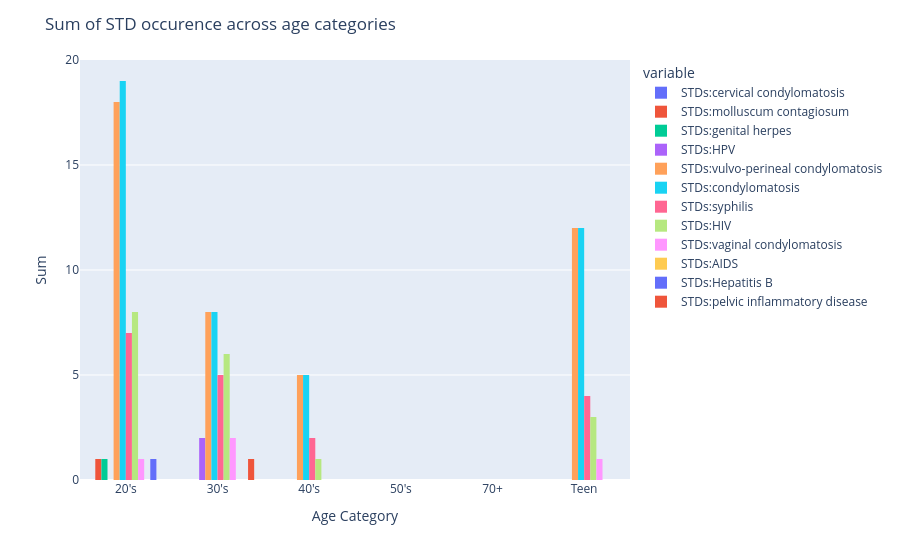

Write notebook code for a chart like this one.
### Code cell
fig = px.histogram(std_agg, x="age_cat", y=list(std_cols), barmode="group", histfunc="sum")
fig.update_layout(title="Sum of STD occurence across age categories")
fig.update_xaxes(title="Age Category")
fig.update_yaxes(title="Sum")
fig.show()

### Figure 1 — Plotly figure (JSON) as saved in the notebook; plotly's stock layout.template omitted (floating-point values rounded to 4 significant figures)
{"data": [{"alignmentgroup": "True", "bingroup": "x", "histfunc": "sum", "hovertemplate": "variable=STDs:cervical condylomatosis<br>age_cat=%{x}<br>sum of value=%{y}<extra></extra>", "legendgroup": "STDs:cervical condylomatosis", "marker": {"color": "#636efa", "pattern": {"shape": ""}}, "name": "STDs:cervical condylomatosis", "offsetgroup": "STDs:cervical condylomatosis", "orientation": "v", "showlegend": true, "type": "histogram", "x": ["20's", "30's", "40's", "50's", "70+", "Teen"], "xaxis": "x", "y": [0.0, 0.0, 0.0, 0.0, 0.0, 0.0], "yaxis": "y"}, {"alignmentgroup": "True", "bingroup": "x", "histfunc": "sum", "hovertemplate": "variable=STDs:molluscum contagiosum<br>age_cat=%{x}<br>sum of value=%{y}<extra></extra>", "legendgroup": "STDs:molluscum contagiosum", "marker": {"color": "#EF553B", "pattern": {"shape": ""}}, "name": "STDs:molluscum contagiosum", "offsetgroup": "STDs:molluscum contagiosum", "orientation": "v", "showlegend": true, "type": "histogram", "x": ["20's", "30's", "40's", "50's", "70+", "Teen"], "xaxis": "x", "y": [1.0, 0.0, 0.0, 0.0, 0.0, 0.0], "yaxis": "y"}, {"alignmentgroup": "True", "bingroup": "x", "histfunc": "sum", "hovertemplate": "variable=STDs:genital herpes<br>age_cat=%{x}<br>sum of value=%{y}<extra></extra>", "legendgroup": "STDs:genital herpes", "marker": {"color": "#00cc96", "pattern": {"shape": ""}}, "name": "STDs:genital herpes", "offsetgroup": "STDs:genital herpes", "orientation": "v", "showlegend": true, "type": "histogram", "x": ["20's", "30's", "40's", "50's", "70+", "Teen"], "xaxis": "x", "y": [1.0, 0.0, 0.0, 0.0, 0.0, 0.0], "yaxis": "y"}, {"alignmentgroup": "True", "bingroup": "x", "histfunc": "sum", "hovertemplate": "variable=STDs:HPV<br>age_cat=%{x}<br>sum of value=%{y}<extra></extra>", "legendgroup": "STDs:HPV", "marker": {"color": "#ab63fa", "pattern": {"shape": ""}}, "name": "STDs:HPV", "offsetgroup": "STDs:HPV", "orientation": "v", "showlegend": true, "type": "histogram", "x": ["20's", "30's", "40's", "50's", "70+", "Teen"], "xaxis": "x", "y": [0.0, 2.0, 0.0, 0.0, 0.0, 0.0], "yaxis": "y"}, {"alignmentgroup": "True", "bingroup": "x", "histfunc": "sum", "hovertemplate": "variable=STDs:vulvo-perineal condylomatosis<br>age_cat=%{x}<br>sum of value=%{y}<extra></extra>", "legendgroup": "STDs:vulvo-perineal condylomatosis", "marker": {"color": "#FFA15A", "pattern": {"shape": ""}}, "name": "STDs:vulvo-perineal condylomatosis", "offsetgroup": "STDs:vulvo-perineal condylomatosis", "orientation": "v", "showlegend": true, "type": "histogram", "x": ["20's", "30's", "40's", "50's", "70+", "Teen"], "xaxis": "x", "y": [18.0, 8.0, 5.0, 0.0, 0.0, 12.0], "yaxis": "y"}, {"alignmentgroup": "True", "bingroup": "x", "histfunc": "sum", "hovertemplate": "variable=STDs:condylomatosis<br>age_cat=%{x}<br>sum of value=%{y}<extra></extra>", "legendgroup": "STDs:condylomatosis", "marker": {"color": "#19d3f3", "pattern": {"shape": ""}}, "name": "STDs:condylomatosis", "offsetgroup": "STDs:condylomatosis", "orientation": "v", "showlegend": true, "type": "histogram", "x": ["20's", "30's", "40's", "50's", "70+", "Teen"], "xaxis": "x", "y": [19.0, 8.0, 5.0, 0.0, 0.0, 12.0], "yaxis": "y"}, {"alignmentgroup": "True", "bingroup": "x", "histfunc": "sum", "hovertemplate": "variable=STDs:syphilis<br>age_cat=%{x}<br>sum of value=%{y}<extra></extra>", "legendgroup": "STDs:syphilis", "marker": {"color": "#FF6692", "pattern": {"shape": ""}}, "name": "STDs:syphilis", "offsetgroup": "STDs:syphilis", "orientation": "v", "showlegend": true, "type": "histogram", "x": ["20's", "30's", "40's", "50's", "70+", "Teen"], "xaxis": "x", "y": [7.0, 5.0, 2.0, 0.0, 0.0, 4.0], "yaxis": "y"}, {"alignmentgroup": "True", "bingroup": "x", "histfunc": "sum", "hovertemplate": "variable=STDs:HIV<br>age_cat=%{x}<br>sum of value=%{y}<extra></extra>", "legendgroup": "STDs:HIV", "marker": {"color": "#B6E880", "pattern": {"shape": ""}}, "name": "STDs:HIV", "offsetgroup": "STDs:HIV", "orientation": "v", "showlegend": true, "type": "histogram", "x": ["20's", "30's", "40's", "50's", "70+", "Teen"], "xaxis": "x", "y": [8.0, 6.0, 1.0, 0.0, 0.0, 3.0], "yaxis": "y"}, {"alignmentgroup": "True", "bingroup": "x", "histfunc": "sum", "hovertemplate": "variable=STDs:vaginal condylomatosis<br>age_cat=%{x}<br>sum of value=%{y}<extra></extra>", "legendgroup": "STDs:vaginal condylomatosis", "marker": {"color": "#FF97FF", "pattern": {"shape": ""}}, "name": "STDs:vaginal condylomatosis", "offsetgroup": "STDs:vaginal condylomatosis", "orientation": "v", "showlegend": true, "type": "histogram", "x": ["20's", "30's", "40's", "50's", "70+", "Teen"], "xaxis": "x", "y": [1.0, 2.0, 0.0, 0.0, 0.0, 1.0], "yaxis": "y"}, {"alignmentgroup": "True", "bingroup": "x", "histfunc": "sum", "hovertemplate": "variable=STDs:AIDS<br>age_cat=%{x}<br>sum of value=%{y}<extra></extra>", "legendgroup": "STDs:AIDS", "marker": {"color": "#FECB52", "pattern": {"shape": ""}}, "name": "STDs:AIDS", "offsetgroup": "STDs:AIDS", "orientation": "v", "showlegend": true, "type": "histogram", "x": ["20's", "30's", "40's", "50's", "70+", "Teen"], "xaxis": "x", "y": [0.0, 0.0, 0.0, 0.0, 0.0, 0.0], "yaxis": "y"}, {"alignmentgroup": "True", "bingroup": "x", "histfunc": "sum", "hovertemplate": "variable=STDs:Hepatitis B<br>age_cat=%{x}<br>sum of value=%{y}<extra></extra>", "legendgroup": "STDs:Hepatitis B", "marker": {"color": "#636efa", "pattern": {"shape": ""}}, "name": "STDs:Hepatitis B", "offsetgroup": "STDs:Hepatitis B", "orientation": "v", "showlegend": true, "type": "histogram", "x": ["20's", "30's", "40's", "50's", "70+", "Teen"], "xaxis": "x", "y": [1.0, 0.0, 0.0, 0.0, 0.0, 0.0], "yaxis": "y"}, {"alignmentgroup": "True", "bingroup": "x", "histfunc": "sum", "hovertemplate": "variable=STDs:pelvic inflammatory disease<br>age_cat=%{x}<br>sum of value=%{y}<extra></extra>", "legendgroup": "STDs:pelvic inflammatory disease", "marker": {"color": "#EF553B", "pattern": {"shape": ""}}, "name": "STDs:pelvic inflammatory disease", "offsetgroup": "STDs:pelvic inflammatory disease", "orientation": "v", "showlegend": true, "type": "histogram", "x": ["20's", "30's", "40's", "50's", "70+", "Teen"], "xaxis": "x", "y": [0.0, 1.0, 0.0, 0.0, 0.0, 0.0], "yaxis": "y"}], "layout": {"barmode": "group", "legend": {"title": {"text": "variable"}, "tracegroupgap": 0}, "margin": {"t": 60}, "title": {"text": "Sum of STD occurence across age categories"}, "xaxis": {"anchor": "y", "domain": [0, 1], "title": {"text": "Age Category"}}, "yaxis": {"anchor": "x", "domain": [0, 1], "title": {"text": "Sum"}}}}
